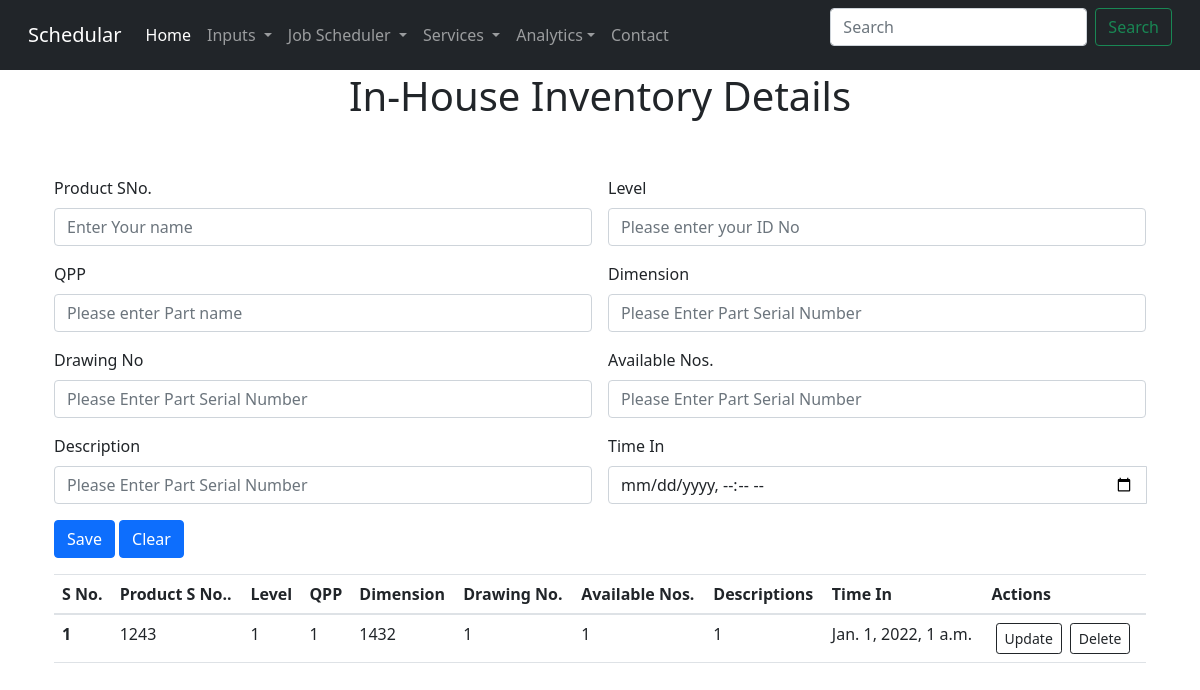
Screenshot of /inv with the database file from the repository.
### inventory/models.py (models this page shows)
class inhouseInventory(models.Model):
    sno=models.IntegerField(primary_key=True,default=0)
    productSno=models.CharField(max_length=122,default=0)
    level=models.CharField(max_length=122,default=0)
    qpp=models.CharField(max_length=122,default=0)
    dimension=models.CharField(max_length=122,default=0)
    drawingno=models.CharField(max_length=122,default=0)
    availableNos=models.CharField(max_length=122,default=0)
    description=models.CharField(max_length=122,default=0)
    timein=models.DateTimeField(null=True)
    date=models.DateField()

### inventory/views.py (the view, shortened to what this page needs)
# urls.py: path('inv',include('inventory.urls')),
@csrf_protect
def inventory(request):
    inhouseInvs=inhouseInventory.objects.all()
    return render(request,"inventory/inHouseInv.html",{'inhouseInvs':inhouseInvs})

### templates/inventory/inHouseInv.html (shortened to what this page needs)
{% extends 'base.html' %}
{% block body %}
<div class="container px-4 pt-4">
    <h1 class="text-center pt-5">In-House Inventory Details</h1>
    <form class="row g-3 pt-5" method="post" action= "/inv">
        <div class="col-6">
            <label for="productSno" class="form-label">Product SNo.</label>
            <input type="text" class="form-control" id="productSno" placeholder="Enter Your name" name="productSno">
        </div>
        <div class="col-6">
            <label for="level" class="form-label">Level</label>
            <input type="text" class="form-control" id="level" placeholder="Please enter your ID No" name="level">
        </div>
        <div class="col-6">
            <label for="qpp" class="form-label">QPP</label>
            <input type="Number" class="form-control" id="qpp" placeholder="Please enter Part name" name="qpp">
        </div>
        <div class="col-6">
            <label for="dimension" class="form-label">Dimension</label>
            <input type="text" class="form-control" id="dimension" placeholder="Please Enter Part Serial Number" name="dimension">
        </div>
        <div class="col-6">
            <label for="drawingno" class="form-label">Drawing No</label>
            <input type="text" class="form-control" id="drawingno" placeholder="Please Enter Part Serial Number" name="drawingno">
        </div>
        <div class="col-6">
            <label for="availableNos" class="form-label">Available Nos.</label>
            <input type="text" class="form-control" id="availableNos" placeholder="Please Enter Part Serial Number" name="availableNos">
        </div>
        <div class="col-6">
            <label for="description" class="form-label">Description</label>
            <input type="text" class="form-control" id="description" placeholder="Please Enter Part Serial Number" name="description">
        </div>
        <div class="col-md-6">
            <label for="timein" class="form-label">Time In</label>
            <div class='input-group date' id='timein'>
                <input type='datetime-local' class="form-control" name="timein" />
            </div>
        </div>
        <div class=" container col-12">
            <button type="submit" class="btn btn-primary">Save</button>
            <button type="submit" class="btn btn-primary">Clear</button>
        </div>
    </form>
    <table class="table">
        <thead>
            <tr>
                <th scope="col">S No.</th>
                <th scope="col">Product S No..</th>
                <th scope="col">Level</th>
                <th scope="col">QPP</th>
                <th scope="col">Dimension</th>
                <th scope="col">Drawing No.</th>
                <th scope="col">Available Nos.</th>
                <th scope="col">Descriptions</th>
                <th scope="col">Time In</th>
                <th scope="col">Actions</th>
            </tr>
        </thead>
        <tbody>
            {% if inhouseInvs|length > 0 %}
                {% for inhouseInv in inhouseInvs %}
                    <tr>
                        <th scope="row">{{forloop.counter}}</th>
                        <td>{{inhouseInv.productSno}}</td>
                        <td>{{inhouseInv.level}}</td>
                        <td>{{inhouseInv.qpp}}</td>
                        <td>{{inhouseInv.dimension}}</td>
                        <td>{{inhouseInv.drawingno}}</td>
                        <td>{{inhouseInv.availableNos}}</td>
                        <td>{{inhouseInv.description}}</td>
                        <td>{{inhouseInv.timein}}</td>
                        <td>
                            <a href="/invUpdate/{{forloop.counter}}" type="button" class="btn btn-outline-dark btn-sm mx-1">Update</button>
                            <a href="/delete/{{inhouseInv.sno}}" type="button" class="btn btn-outline-dark btn-sm mx-1">Delete</button>
                        </td>
                    </tr>
                {% endfor %}
            {% endif %}
        </tbody>
    </table>
</div>
{% endblock body %}

### rows the page displays
inhouseInventory: productSno "1243", level "1", qpp "1", dimension "1432", drawingno "1", availableNos "1", description "1", timein "Jan. 1, 2022, 1 a.m."
